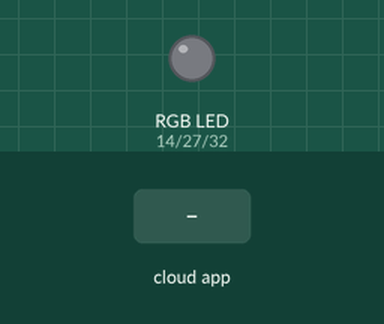
Recording of a program running on a simulated ESP32. On the bench: an RGB LED mixed from three pins (HIGH = lit). The test bench sets the inputs (shaded band). WiFi joins after 1.5 s; servers stay silent unless stated; no MQTT or app messages arrive unless stated; what the program prints to the serial monitor is not drawn.

Above: at 2.7 s.
2.8 s: the phone or cloud app sets rgb-light-feed to red
4.3 s: the phone or cloud app sets rgb-light-feed to blue
5.8 s: the phone or cloud app sets rgb-light-feed to green
At 11.4 s:
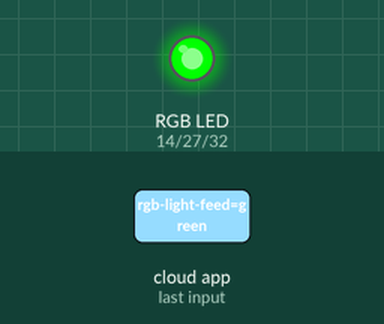
Timing chart, 0 to 12.9 s (numbered marks = the images above; inputs shaded):
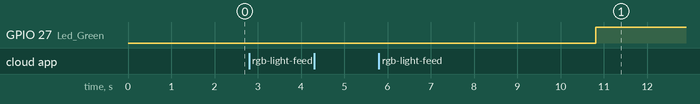

Measured:
- after the input at 2.8 s, every drawn part: stays the same
- after the input at 4.3 s, every drawn part: stays the same
- after the input at 5.8 s, GPIO 27 (Led_Green): LOW → HIGH after 5.0 s; GPIO 32 (Led_Blue): stays LOW (without the input it goes to HIGH after 3.5 s)

The program:

main.cpp
```cpp
#include <Arduino.h>
#include "WiFi.h"
#include "Adafruit_MQTT.h"
#include "Adafruit_MQTT_Client.h"
#define PWM_FREQ 32000
#define PWM_RESOLUTION 8
#define WLAN_SSID "SSID"
#define WLAN_PASS "123456"
#define AIO_SERVER "io.adafruit.com"
#define AIO_SERVERPORT 1883
#define AIO_USERNAME "admin"
#define AIO_KEY "aio_xxxxx"

WiFiClient client;
Adafruit_MQTT_Client mqtt(&client, AIO_SERVER, AIO_SERVERPORT, AIO_USERNAME, AIO_KEY);
Adafruit_MQTT_Subscribe LED_Control = Adafruit_MQTT_Subscribe(&mqtt, AIO_USERNAME "/feeds/rgb-light-feed");
void MQTT_connect();
void setupPWM(int pin);
void analogWrite(int pin, uint8_t val);
String get_color_string(String var);
void change_color(const String &var);

String color;
int Led_Green = 27;
int Led_Red = 14;
int Led_Blue = 32;
int _adc = 0;
int ADC_MAP[48] = {
    -1, -1, -1, -1, -1, -1, -1, -1,
    -1, -1, -1, -1, -1, -1, -1, -1,
    -1, -1, -1, -1, -1, -1, -1, -1,
    -1, -1, -1, -1, -1, -1, -1, -1,
    -1, -1, -1, -1, -1, -1, -1, -1,
    -1, -1, -1, -1, -1, -1, -1, -1};

void setup()
{
  Serial.begin(115200);
  delay(10);
  pinMode(Led_Red, OUTPUT);
  pinMode(Led_Green, OUTPUT);
  pinMode(Led_Blue, OUTPUT);
  Serial.println();
  Serial.println();
  Serial.print("Connecting to ");
  Serial.println(WLAN_SSID);
  WiFi.begin(WLAN_SSID, WLAN_PASS);
  while (WiFi.status() != WL_CONNECTED)
  {
    delay(500);
    Serial.print(".");
  }
  Serial.println();
  Serial.println("WiFi connected");
  Serial.println("IP address: ");
  Serial.println(WiFi.localIP());
  mqtt.subscribe(&LED_Control);
}

void loop()
{
  MQTT_connect();
  Adafruit_MQTT_Subscribe *subscription;
  while ((subscription = mqtt.readSubscription(5000)))
  {
    if (subscription == &LED_Control)
    {
      Serial.print(F("Got: "));
      color = get_color_string((char *)LED_Control.lastread);
      Serial.println(color);
    }
  }
  change_color(color);
}

void MQTT_connect()
{
  int8_t ret;
  if (mqtt.connected())
  {
    return;
  }
  Serial.print("Connecting to MQTT... ");
  uint8_t retries = 3;
  while ((ret = mqtt.connect()) != 0)
  {
    Serial.println(mqtt.connectErrorString(ret));
    Serial.println("Retrying MQTT connection in 5 seconds...");
    mqtt.disconnect();
    delay(5000);
    retries--;
    if (retries == 0)
    {
      while (1)
        ;
    }
  }
  Serial.println("MQTT Connected!");
}

void setupPWM(int pin)
{
  pinMode(pin, OUTPUT);
#ifdef USE_SIGMADELTA
  sigmaDeltaSetup(_adc, PWM_FREQ);
  sigmaDeltaAttachPin(pin, _adc);
#else
  ledcSetup(_adc, PWM_FREQ, PWM_RESOLUTION);
  ledcAttachPin(pin, _adc);
#endif
  ADC_MAP[pin] = _adc;

  _adc = _adc + 1;
}

void analogWrite(int pin, uint8_t val)
{
  if (ADC_MAP[pin] == -1)
    setupPWM(pin);
#ifndef USE_SIGMADELTA
  ledcWrite(ADC_MAP[pin], val);
#else
  sigmaDeltaWrite(ADC_MAP[pin], val);
#endif
}

String get_color_string(String var)
{
  int i = var.length() - 1;
  for (; i >= 0; i--)
  {
    if (var[i] == ' ')
    {
      i++;
      break;
    }
  }
  if (i < 0)
    i = 0;
  for (int j = i; j < var.length() - 1; j++)
  {
    if (var[j] >= 'A' && var[j] <= 'Z')
      var[j] = var[j] - 'A' + 'a';
  }
  return var.substring(i);
}

void change_color(const String &var)
{
  if (!strcmp(var.c_str(), "red"))
  {
    analogWrite(Led_Red, 255);
    analogWrite(Led_Blue, 0);
    analogWrite(Led_Green, 0);
    return;
  }
  if (!strcmp(var.c_str(), "blue"))
  {
    analogWrite(Led_Red, 0);
    analogWrite(Led_Blue, 255);
    analogWrite(Led_Green, 0);
    return;
  }
  if (!strcmp(var.c_str(), "green"))
  {
    analogWrite(Led_Red, 0);
    analogWrite(Led_Blue, 0);
    analogWrite(Led_Green, 255);
    return;
  }
  if (!strcmp(var.c_str(), "green"))
  {
    analogWrite(Led_Red, 0);
    analogWrite(Led_Blue, 0);
    analogWrite(Led_Green, 255);
    return;
  }
  if (!strcmp(var.c_str(), "rainbow"))
  {
    int val;
    for (val = 255; val > 0; val--)
    {
      analogWrite(Led_Red, val);
      analogWrite(Led_Blue, 255 - val);
      analogWrite(Led_Green, 128 - val);
      delay(15);
    }
    for (val = 0; val < 255; val++)
    {
      analogWrite(Led_Red, val);
      analogWrite(Led_Blue, 255 - val);
      analogWrite(Led_Green, 128 - val);
      delay(15);
    }
    return;
  }
  if (!strcmp(var.c_str(), "off"))
  {
    analogWrite(Led_Red, 0);
    analogWrite(Led_Blue, 0);
    analogWrite(Led_Green, 0);
    return;
  }
  return;
}
```
